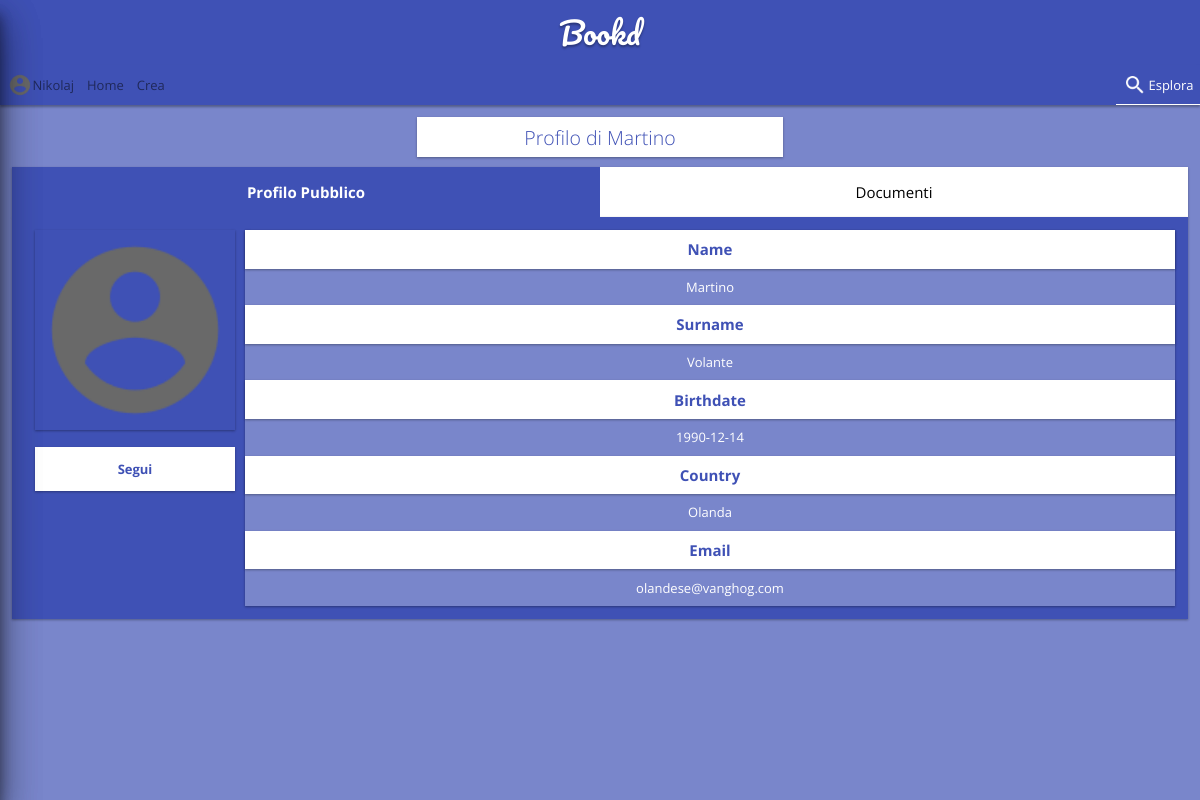
Screenshot of /profile.php?id=10 (signed in) with the database file from the repository.
### tables this page shows
CREATE TABLE `user` (
  `id` int(11) NOT NULL AUTO_INCREMENT,
  `username` varchar(45) NOT NULL,
  `password` varchar(255) NOT NULL,
  `email` varchar(80) NOT NULL,
  `name` varchar(45) DEFAULT NULL,
  `surname` varchar(45) DEFAULT NULL,
  `birthdate` date DEFAULT NULL,
  `country` varchar(45) DEFAULT NULL,
  `credits` float NOT NULL DEFAULT '0',
  `picture` varchar(255) NOT NULL DEFAULT './img/default.png',
  `role` varchar(45) NOT NULL DEFAULT 'user',
  PRIMARY KEY (`id`),
  UNIQUE KEY `username_UNIQUE` (`username`),
  UNIQUE KEY `email_UNIQUE` (`email`)
);

### php/lib/model/User.php (called while the page is built, shortened)
<?php
class User {
	private $id;
	public function __wakeup() {
		$this->refresh();
	}
	public static function read($id) {
		global $db;
		$stmnt = $db->prepare("SELECT * FROM user WHERE id=?");
		$stmnt->bind_param("i",$id);
		$stmnt->execute();
		$result = $stmnt->get_result();
		$user = $result->fetch_object('User');
		return $user;
	}
	public function __get($field) {
		return $this->$field;
	}
	public function refresh() {
		$usr = User::read($this->id);
	}
}

### php/partials/secured.php (called while the page is built, shortened)
<?php
	session_start();

### profile.php (the view, shortened to what this page needs)
<!DOCTYPE html>
<?php
	require "./php/partials/secured.php";
	$profile = null;
	$self = false;
	if(!isset($_GET['id']) || $_GET['id'] == $user->id) {
		$profile = $user;
		$self = true;
	} else {
		$id = $_GET['id'];
		$profile = User::read($id);
	}
	$following = false;
?>
<html lang="it">
	<?php
		include "./php/partials/header.php";
		include "./php/partials/body.php";
	?>
	<main id="mainFragment">
		<header><h2>Profilo di <?= $profile->name ?></h2></header>
		<article data-fragment data-name="Profilo Pubblico">
			<div class="left">
				<img class="shadow" src="<?= $profile->picture ?>" width="200" alt="no">
				<?php if(!$self && !$following) { ?>
					<a id="follow" onclick="ajaxFollow(this)" data-mate="<?= $profile->id ?>" data-follow="0" class="prettyButton">Segui</a>
				<?php }?>
			</div>
				<dl>
					<dt>Name</dt>
					<dd><?= $profile->name ?></dd>
					<dt>Surname</dt>
					<dd><?= $profile->surname ?></dd>
					<dt>Birthdate</dt>
					<dd><?= $profile->birthdate ?></dd>
					<dt>Country</dt>
					<dd><?= $profile->country ?></dd>
					<dt>Email</dt>
					<dd><?= $profile->email ?></dd>
				</dl>
		</article>
	</main>
	</body>
</html>

### php/partials/body.php (shortened to what this page needs)
<body onload="bodyMain()">
	<header>
		<h1>Bookd</h1>
	</header>
	<nav>
		<ul id="nav">
			<li <?php if($thisUrl == "/profile.php") echo "class='active' " ?> id="picture"><a id="toggleProfile"  href="#"><img src="<?= $user->picture ?>" alt="Profile"><?= " " . $user->username ?></a></li>
			<?php
				foreach ($menuVoices as $name => $address) {
					if($name == "admin" && $user->role != "admin") continue;
					if($name == "modera" && $user->role != "moderator") continue;
					$name = ucfirst($name);
					echo "<li ";
					if($address == $thisUrl) echo "class='active'";
					echo "><a href='.$address' >$name</a></li>";
				}
			?>
			<li class="right" id="searchButton"><a id="toggleSearch" href="#search"><img alt="search" src="./img/search.png" >Esplora</a></li>
		</ul>
	</nav>

### css/style.css (style rules this page uses)
html,body { margin:0; width:100%; height:100%; font-size:13px; background-color:#7986CB; font-family: 'Open Sans', sans-serif; overflow-x:hidden; }
h1,h2,h3,h4,h5,h6 { font-weight:lighter; }
body > header { display:block; background-color: #3F51B5; color:white; height:65px; line-height:65px; }
body > header > h1 { margin:0; width:50%; display: block; margin-left:auto; margin-right:auto; text-align:center; font-family: "Pacifico","sans-serif"; font-size: 30px; text-shadow: 0 2px 3px rgba(0,0,0,0.12), 0 2px 2px rgba(0,0,0,0.24); }
nav { background-color: #3F51B5; overflow-y:auto; width:100%; position:relative; box-shadow: 0 2px 3px rgba(0,0,0,0.12), 0 2px 2px rgba(0,0,0,0.24); }
nav > ul { padding:0; margin:0; list-style:none; }
nav > ul > li { float:left; }
nav > ul > li > a { color:rgba(0,0,0,0.50); display: block; text-decoration: none; padding:0.5em 0.5em; line-height: 2em; transition: color 0.2s ease-in-out; border-bottom:1px solid transparent; }
nav > ul > li.active > a, nav > ul > li > a:hover { color:white; border-bottom:1px solid white; }
nav > ul > li > a > img { float:left; background-color:transparent; height:2em; border-radius: 100%; border: 1px solid transparent; box-sizing:border-box; }
main { background-color:#7986CB; width:100%; height:calc( 100% - 3em - 66px ); padding:1%; box-sizing:border-box; overflow-y:auto; }
main > header { background-color:white; width:30%; margin-left:auto; margin-right:auto; text-align:center; padding:0.5em; box-shadow: 0 1px 3px rgba(0,0,0,0.12), 0 1px 2px rgba(0,0,0,0.24); }
main > header > h2 { margin:0; color:#3F51B5; }
main article { background-color:#3F51B5; box-sizing:border-box; padding:1em; margin:1em; color:white; overflow-y:auto; box-shadow: 0 1px 3px rgba(0,0,0,0.12), 0 1px 2px rgba(0,0,0,0.24); }
.left { display:block; box-sizing:border-box; float:left; margin-left:10px; }
.right { float:right; box-sizing:border-box; }
dl { margin:0; margin-left:10px; float:left; color:black; display:block; width:calc(100% - 220px); color:#3F51B5; box-shadow: 0 1px 3px rgba(0,0,0,0.12), 0 1px 2px rgba(0,0,0,0.24); }
dt { display:block; text-align:center; padding:1%; background-color:white; font-size:15px; font-weight:bolder; position:relative; box-shadow: 0 1px 3px rgba(0,0,0,0.12), 0 1px 2px rgba(0,0,0,0.24); }
dd { margin:0; padding:1%; box-sizing:border-box; text-align:center; background-color:#7986CB; width:100%; color:white; }
.prettyButton { display:block; color:#3F51B5; background-color:white; padding:1em; margin-top:1em; text-align:center; text-decoration:none; font-weight:bolder; box-shadow: 0 1px 3px rgba(0,0,0,0.12), 0 1px 2px rgba(0,0,0,0.24); transition: background-color 0.3s ease-in-out; }
*.fragmentContainer { width:100%; }
.fragmentContainer > *[data-fragment] { margin:0; width:100%; float:none; }
*.shadow { box-shadow: 0 1px 3px rgba(0,0,0,0.12), 0 1px 2px rgba(0,0,0,0.24); }

### rows the page displays
user: picture (placeholder picture), username "Nikolaj"
user: name "Martino", picture (placeholder picture), surname "Volante", birthdate "1990-12-14", country "Olanda", email "olandese@vanghog.com"

### other values shown
$name "Home"
$name "Crea"
